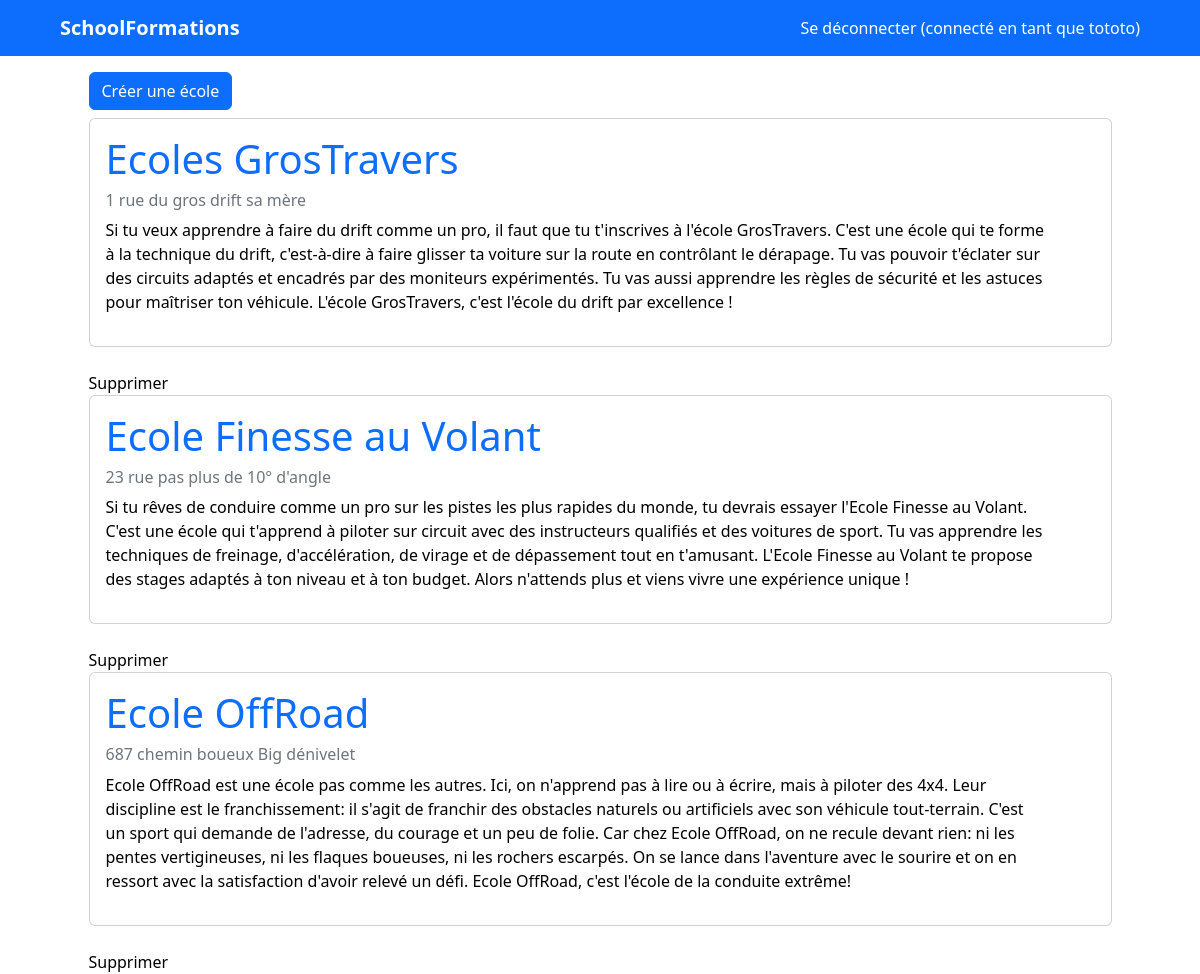
The page /index (signed in) on the database as committed earlier.
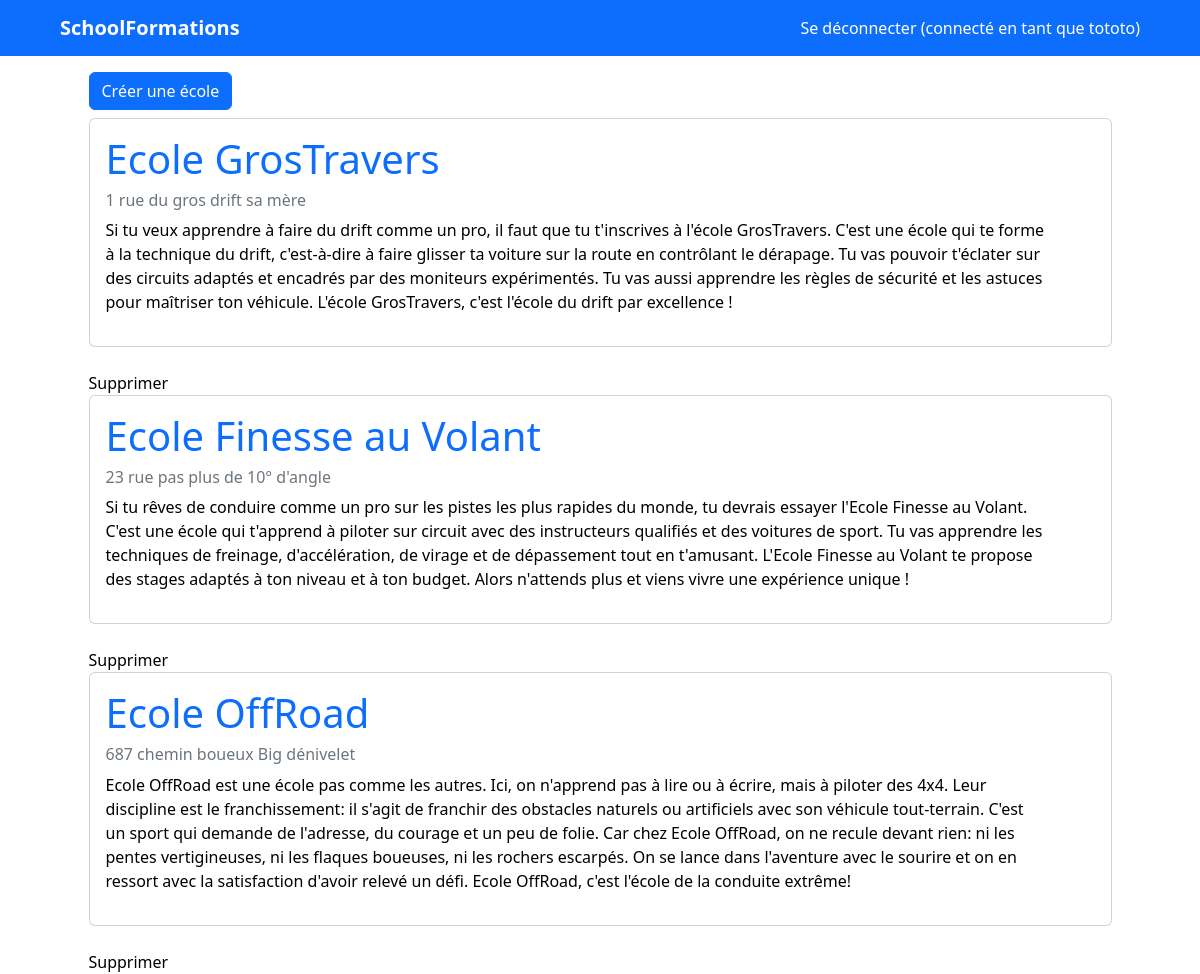
The same page on the database as committed later.
### schools/models.py (models this page shows)
class School(models.Model):
    name = models.CharField(max_length=100)
    address = models.CharField(max_length=255)
    description = models.TextField()
    reservations = models.ManyToManyField(User, through='Reservation')

### schools/views.py (the view)
# urls.py: path('index', views.index, name='index'),
def index(request):
    schools = School.objects.all()
    return render(request, 'schools/index.html', {'schools': schools})

### templates/schools/index.html (shortened to what this page needs)
{% extends "layouts.html" %}
{% block content %}
    <button class="btn btn-primary my-2"><a class="text-white" href="/schools/add">Créer une école</a></button>
    {% if schools %}
        {% for school in schools %}
            <a class="card" href="/schools/edit/{{ school.id }}">
                <div class="card-body">
                    <div class="d-flex justify-content-between align-items-center">
                        <div class="me-5">
                            <h1 class="text-primary">{{ school.name }}</h1>
                            <h6 class="text-secondary fs-italic">{{ school.address }}</h6>
                            <p>{{ school.description }}</p>
                        </div>
                    </div>
                </div>
            </a>
            <br>
            <a href="/schools/delete/{{ school.id }}">
                Supprimer
            </a>
        {% endfor %}
    {% else %}
        <p>Aucune école n'est disponible.</p>
    {% endif %}
{% endblock %}

Rows that differ between the two databases and show on the page:
changed School "1 rue du gros drift sa mère": name "Ecoles GrosTravers" → "Ecole GrosTravers"
